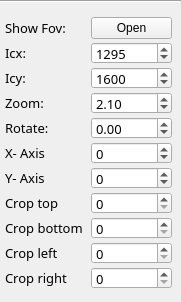
            <widget class="QWidget" name="page_image_5">
             <property name="geometry">
              <rect>
               <x>0</x>
               <y>0</y>
               <width>181</width>
               <height>302</height>
              </rect>
             </property>
             <attribute name="label">
              <string>Image 5</string>
             </attribute>
             <layout class="QVBoxLayout" name="verticalLayout_13">
              <property name="spacing">
               <number>5</number>
              </property>
              <property name="leftMargin">
               <number>0</number>
              </property>
              <property name="topMargin">
               <number>0</number>
              </property>
              <property name="rightMargin">
               <number>0</number>
              </property>
              <property name="bottomMargin">
               <number>0</number>
              </property>
              <item>
               <widget class="Line" name="line_13">
                <property name="orientation">
                 <enum>Qt::Horizontal</enum>
                </property>
               </widget>
              </item>
              <item>
               <widget class="QFrame" name="frame_controller_7">
                <property name="enabled">
                 <bool>true</bool>
                </property>
                <layout class="QGridLayout" name="gridLayout_16">
                 <property name="leftMargin">
                  <number>5</number>
                 </property>
                 <property name="horizontalSpacing">
                  <number>5</number>
                 </property>
                 <property name="verticalSpacing">
                  <number>3</number>
                 </property>
                 <item row="5" column="0">
                  <widget class="QLabel" name="label_129">
                   <property name="enabled">
                    <bool>true</bool>
                   </property>
                   <property name="font">
                    <font>
                     <family>Sans Serif</family>
                     <pointsize>10</pointsize>
                    </font>
                   </property>
                   <property name="text">
                    <string>X- Axis</string>
                   </property>
                  </widget>
                 </item>
                 <item row="8" column="1">
                  <widget class="QSpinBox" name="val_crop_bottom_image_5">
                   <property name="minimumSize">
                    <size>
                     <width>60</width>
                     <height>0</height>
                    </size>
                   </property>
                   <property name="maximumSize">
                    <size>
                     <width>16777215</width>
                     <height>22</height>
                    </size>
                   </property>
                   <property name="font">
                    <font>
                     <family>Sans Serif</family>
                     <pointsize>10</pointsize>
                    </font>
                   </property>
                   <property name="maximum">
                    <number>2500</number>
                   </property>
                   <property name="value">
                    <number>0</number>
                   </property>
                  </widget>
                 </item>
                 <item row="4" column="1">
                  <widget class="QDoubleSpinBox" name="val_rotate_image_5">
                   <property name="enabled">
                    <bool>true</bool>
                   </property>
                   <property name="minimumSize">
                    <size>
                     <width>50</width>
                     <height>0</height>
                    </size>
                   </property>
                   <property name="maximumSize">
                    <size>
                     <width>16777215</width>
                     <height>22</height>
                    </size>
                   </property>
                   <property name="font">
                    <font>
                     <family>Sans Serif</family>
                     <pointsize>10</pointsize>
                    </font>
                   </property>
                   <property name="minimum">
                    <double>-180.000000000000000</double>
                   </property>
                   <property name="maximum">
                    <double>180.000000000000000</double>
                   </property>
                   <property name="singleStep">
                    <double>0.100000000000000</double>
                   </property>
                  </widget>
                 </item>
                 <item row="6" column="1">
                  <widget class="QSpinBox" name="val_coordinate_y_image_5">
                   <property name="enabled">
                    <bool>true</bool>
                   </property>
                   <property name="minimumSize">
                    <size>
                     <width>50</width>
                     <height>0</height>
                    </size>
                   </property>
                   <property name="maximumSize">
                    <size>
                     <width>16777215</width>
                     <height>22</height>
                    </size>
                   </property>
                   <property name="font">
                    <font>
                     <family>Sans Serif</family>
                     <pointsize>10</pointsize>
                    </font>
                   </property>
                   <property name="minimum">
                    <number>-10000</number>
                   </property>
                   <property name="maximum">
                    <number>10000</number>
                   </property>
                  </widget>
                 </item>
                 <item row="2" column="0">
                  <widget class="QLabel" name="label_128">
                   <property name="minimumSize">
                    <size>
                     <width>60</width>
                     <height>0</height>
                    </size>
                   </property>
                   <property name="font">
                    <font>
                     <family>Sans Serif</family>
                     <pointsize>10</pointsize>
                    </font>
                   </property>
                   <property name="text">
                    <string>Icy:</string>
                   </property>
                  </widget>
                 </item>
                 <item row="7" column="0">
                  <widget class="QLabel" name="label_130">
                   <property name="font">
                    <font>
                     <family>Sans Serif</family>
                     <pointsize>10</pointsize>
                    </font>
                   </property>
                   <property name="text">
                    <string>Crop top</string>
                   </property>
                  </widget>
                 </item>
                 <item row="1" column="1">
                  <widget class="QSpinBox" name="val_icx_image_5">
                   <property name="enabled">
                    <bool>true</bool>
                   </property>
                   <property name="minimumSize">
                    <size>
                     <width>60</width>
                     <height>0</height>
                    </size>
                   </property>
                   <property name="maximumSize">
                    <size>
                     <width>16777215</width>
                     <height>22</height>
                    </size>
                   </property>
                   <property name="font">
                    <font>
                     <family>Sans Serif</family>
                     <pointsize>10</pointsize>
                    </font>
                   </property>
                   <property name="maximum">
                    <number>4000</number>
                   </property>
                   <property name="value">
                    <number>1295</number>
                   </property>
                  </widget>
                 </item>
                 <item row="8" column="0">
                  <widget class="QLabel" name="label_131">
                   <property name="font">
                    <font>
                     <family>Sans Serif</family>
                     <pointsize>10</pointsize>
                    </font>
                   </property>
                   <property name="text">
                    <string>Crop bottom</string>
                   </property>
                  </widget>
                 </item>
                 <item row="6" column="0">
                  <widget class="QLabel" name="label_132">
                   <property name="enabled">
                    <bool>true</bool>
                   </property>
                   <property name="font">
                    <font>
                     <family>Sans Serif</family>
                     <pointsize>10</pointsize>
                    </font>
                   </property>
                   <property name="text">
                    <string>Y- Axis</string>
                   </property>
                  </widget>
                 </item>
                 <item row="7" column="1">
                  <widget class="QSpinBox" name="val_crop_top_image_5">
                   <property name="minimumSize">
                    <size>
                     <width>60</width>
                     <height>0</height>
                    </size>
                   </property>
                   <property name="maximumSize">
                    <size>
                     <width>16777215</width>
                     <height>22</height>
                    </size>
                   </property>
                   <property name="font">
                    <font>
                     <family>Sans Serif</family>
                     <pointsize>10</pointsize>
                    </font>
                   </property>
                   <property name="maximum">
                    <number>2500</number>
                   </property>
                   <property name="value">
                    <number>0</number>
                   </property>
                  </widget>
                 </item>
                 <item row="4" column="0">
                  <widget class="QLabel" name="label_27">
                   <property name="minimumSize">
                    <size>
                     <width>60</width>
                     <height>0</height>
                    </size>
                   </property>
                   <property name="font">
                    <font>
                     <family>Sans Serif</family>
                     <pointsize>10</pointsize>
                    </font>
                   </property>
                   <property name="text">
                    <string>Rotate: </string>
                   </property>
                  </widget>
                 </item>
                 <item row="3" column="0">
                  <widget class="QLabel" name="label_133">
                   <property name="minimumSize">
                    <size>
                     <width>80</width>
                     <height>0</height>
                    </size>
                   </property>
                   <property name="font">
                    <font>
                     <family>Sans Serif</family>
                     <pointsize>10</pointsize>
                    </font>
                   </property>
                   <property name="text">
                    <string>Zoom:</string>
                   </property>
                  </widget>
                 </item>
                 <item row="3" column="1">
                  <widget class="QDoubleSpinBox" name="val_zoom_image_5">
                   <property name="minimumSize">
                    <size>
                     <width>60</width>
                     <height>0</height>
                    </size>
                   </property>
                   <property name="maximumSize">
                    <size>
                     <width>16777215</width>
                     <height>22</height>
                    </size>
                   </property>
                   <property name="font">
                    <font>
                     <family>Sans Serif</family>
                     <pointsize>10</pointsize>
                    </font>
                   </property>
                   <property name="decimals">
                    <number>2</number>
                   </property>
                   <property name="minimum">
                    <double>1.000000000000000</double>
                   </property>
                   <property name="maximum">
                    <double>14.000000000000000</double>
                   </property>
                   <property name="singleStep">
                    <double>0.050000000000000</double>
                   </property>
                   <property name="value">
                    <double>2.100000000000000</double>
                   </property>
                  </widget>
                 </item>
                 <item row="5" column="1">
                  <widget class="QSpinBox" name="val_coordinate_x_image_5">
                   <property name="enabled">
                    <bool>true</bool>
                   </property>
                   <property name="minimumSize">
                    <size>
                     <width>50</width>
                     <height>0</height>
                    </size>
                   </property>
                   <property name="maximumSize">
                    <size>
                     <width>16777215</width>
                     <height>22</height>
                    </size>
                   </property>
                   <property name="font">
                    <font>
                     <family>Sans Serif</family>
                     <pointsize>10</pointsize>
                    </font>
                   </property>
                   <property name="minimum">
                    <number>-10000</number>
                   </property>
                   <property name="maximum">
                    <number>10000</number>
                   </property>
                   <property name="value">
                    <number>0</number>
                   </property>
                  </widget>
                 </item>
                 <item row="2" column="1">
                  <widget class="QSpinBox" name="val_icy_image_5">
                   <property name="enabled">
                    <bool>true</bool>
                   </property>
                   <property name="minimumSize">
                    <size>
                     <width>60</width>
                     <height>0</height>
                    </size>
                   </property>
                   <property name="maximumSize">
                    <size>
                     <width>16777215</width>
                     <height>22</height>
                    </size>
                   </property>
                   <property name="font">
                    <font>
                     <family>Sans Serif</family>
                     <pointsize>10</pointsize>
                    </font>
                   </property>
                   <property name="maximum">
                    <number>4000</number>
                   </property>
                   <property name="value">
                    <number>1600</number>
                   </property>
                  </widget>
                 </item>
                 <item row="1" column="0">
                  <widget class="QLabel" name="label_134">
                   <property name="minimumSize">
                    <size>
                     <width>60</width>
                     <height>0</height>
                    </size>
                   </property>
                   <property name="font">
                    <font>
                     <family>Sans Serif</family>
                     <pointsize>10</pointsize>
                    </font>
                   </property>
                   <property name="text">
                    <string>Icx:</string>
                   </property>
                  </widget>
                 </item>
                 <item row="9" column="0">
                  <widget class="QLabel" name="label_135">
                   <property name="font">
                    <font>
                     <family>Sans Serif</family>
                     <pointsize>10</pointsize>
                    </font>
                   </property>
                   <property name="text">
                    <string>Crop left</string>
                   </property>
                  </widget>
                 </item>
                 <item row="10" column="0">
                  <widget class="QLabel" name="label_136">
                   <property name="font">
                    <font>
                     <family>Sans Serif</family>
                     <pointsize>10</pointsize>
                    </font>
                   </property>
                   <property name="text">
                    <string>Crop right</string>
                   </property>
                  </widget>
                 </item>
                 <item row="9" column="1">
                  <widget class="QSpinBox" name="val_crop_left_image_5">
                   <property name="minimumSize">
                    <size>
                     <width>60</width>
                     <height>0</height>
                    </size>
                   </property>
                   <property name="maximumSize">
                    <size>
                     <width>16777215</width>
                     <height>22</height>
                    </size>
                   </property>
                   <property name="font">
                    <font>
                     <family>Sans Serif</family>
                     <pointsize>10</pointsize>
                    </font>
                   </property>
                   <property name="maximum">
                    <number>2500</number>
                   </property>
                   <property name="value">
                    <number>0</number>
                   </property>
                  </widget>
                 </item>
                 <item row="10" column="1">
                  <widget class="QSpinBox" name="val_crop_right_image_5">
                   <property name="minimumSize">
                    <size>
                     <width>60</width>
                     <height>0</height>
                    </size>
                   </property>
                   <property name="maximumSize">
                    <size>
                     <width>16777215</width>
                     <height>22</height>
                    </size>
                   </property>
                   <property name="font">
                    <font>
                     <family>Sans Serif</family>
                     <pointsize>10</pointsize>
                    </font>
                   </property>
                   <property name="maximum">
                    <number>2500</number>
                   </property>
                   <property name="value">
                    <number>0</number>
                   </property>
                  </widget>
                 </item>
                 <item row="0" column="0">
                  <widget class="QLabel" name="label_148">
                   <property name="minimumSize">
                    <size>
                     <width>60</width>
                     <height>0</height>
                    </size>
                   </property>
                   <property name="font">
                    <font>
                     <family>Sans Serif</family>
                     <pointsize>10</pointsize>
                    </font>
                   </property>
                   <property name="text">
                    <string>Show Fov:</string>
                   </property>
                  </widget>
                 </item>
                 <item row="0" column="1">
                  <widget class="QPushButton" name="show_fov_image_5">
                   <property name="text">
                    <string>Open</string>
                   </property>
                  </widget>
                 </item>
                </layout>
               </widget>
              </item>
             </layout>
            </widget>
